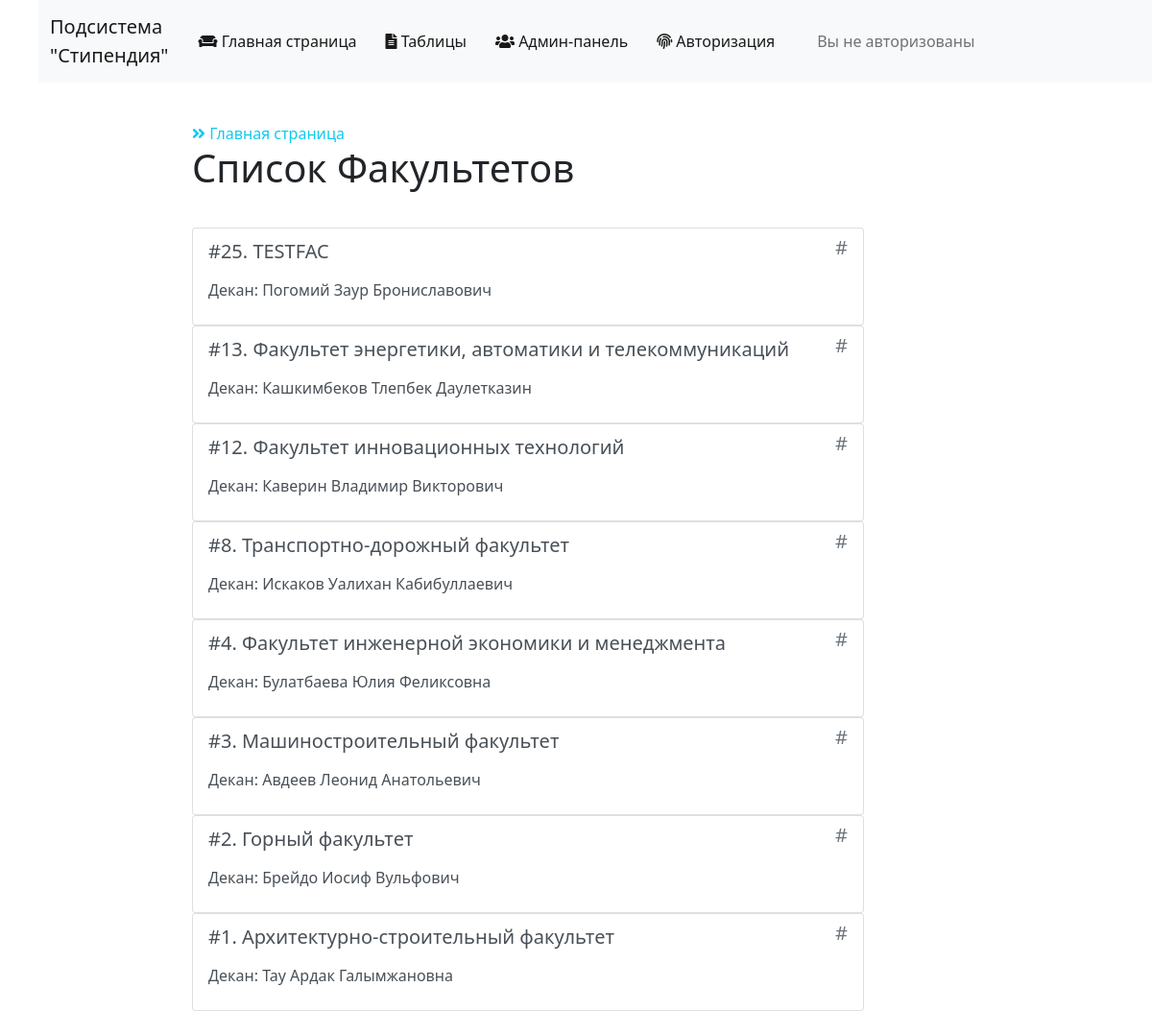
The app's page /faculty/ with its own data.
### main/models.py (models this page shows)
class Faculty (models.Model):
    faculty_code = models.AutoField("Код факультета", primary_key=True)
    faculty_name = models.CharField("Наименование факультета", max_length=120)
    deanery_employee_code = models.OneToOneField(
        Staff, verbose_name="Декан факультета", null=True, blank=True, on_delete=models.PROTECT)
    class Meta:
        verbose_name = 'Факультет'
        verbose_name_plural = 'Факультеты'
    def __str__(self):
        return f'{self.faculty_name}'

class Staff (models.Model):
    сurator_code = models.AutoField(
        "Код сотрудника", primary_key=True)     # код сотрудника
    curator_name = models.CharField("Имя сотрудника", max_length=200)
    class Meta:
        verbose_name = 'Сотрудник'
        verbose_name_plural = 'Сотрудники'
    def __str__(self):
        return f'{self.curator_name}'

### main/views.py (the view, shortened to what this page needs)
# urls.py: path(r'faculty/', views.faculty, name="faculty"),
def faculty(request):
    faculty_model = Faculty.objects.all()
    if request.method == 'GET':
        form = FacultyForm()
    return render(
        request,
        'main/faculty.html',
        {
            'form': form,
            'faculty_model': faculty_model[::-1]
        }
    )

### main/templates/main/faculty.html (shortened to what this page needs)
{% extends 'layout.html' %}
{% block content %}
    <div class="features">
        <a class="link-info" href="{% url 'home' %}"> <i class="fas fa-angle-double-right"></i> Главная страница</a>
        <h1>Список Факультетов</h1>
        {% for fac in faculty_model %}
        <div class="list-group">
          <a href="{% url 'showfaculty' id=fac.pk %}" class="list-group-item list-group-item-action">
            <div class="d-flex w-100 justify-content-between">
              <h5 class="mb-3 mt-1">#{{fac.pk}}. {{fac}}</h5>
              <h5 class="text-muted">#</h5>
            </div>
            <p>Декан: {{fac.deanery_employee_code}}</p>
          </a>
        </div>
        {% endfor %}
    </div>
{% endblock %}

### main/templates/layout.html (shortened to what this page needs)
{% load static %}
<html lang="ru">
<head>
  <link href="https://cdn.jsdelivr.net/npm/bootstrap@5.0.0-beta1/dist/css/bootstrap.min.css" rel="stylesheet"
>
  <link rel="stylesheet" href="https://use.fontawesome.com/releases/v5.8.2/css/all.css">
  <link rel="stylesheet" href="{% static 'main/css/main.css' %}">
</head>
<body>
  <menu>
    <nav class="navbar navbar-expand-lg navbar-light bg-light">
      <div class="container-fluid">
        <a class="navbar-brand" href="{% url 'home' %}"><span class="logo">Подсистема<br>"Стипендия"</span></a>
        <div class="collapse navbar-collapse" id="navbarNav">
          <ul class="navbar-nav ">
            <li class="nav-item">
              <a class="nav-link active" href="{% url 'home' %}"><i class="	fas fa-couch"></i> Главная страница</a>
            </li>
            <li class="nav-item">
              <a class="nav-link active" href="{% url 'reports' %}"><i class="fas fa-file-alt"></i> Таблицы</a>
            </li>
            <li class="nav-item">
              <a class="nav-link active" href="/admin"><i class="fas fa-users"></i> Админ-панель</a>
            </li>
            <li class="nav-item">
              <a class="nav-link active" href="{% url 'authorization' %}"><i class="fas fa-fingerprint"></i> Авторизация</a>
            </li>
            {% if request.user.is_authenticated %}
            <li class="nav-item">
              <a class="nav-link" href="{% url 'authorization' %}">Вы авторизованы как: {{user.username}}</a>
            </li>
              {% else %}
              <li class="nav-item ml-3">
                <a class="nav-link" href="{% url 'authorization' %}">Вы не авторизованы</a>
            </li>
              {% endif %}
          </ul>
        </div>
      </div>
    </nav>
  </menu>
  <main>
    {% block content %}{% endblock %}
  </main>
</body>
</html>

### main/static/main/css/main.css (style rules this page uses)
menu { float: top; }
menu a, a:hover { text-decoration: none; }
menu ul { list-style: none; }
menu ul li { margin: 0px 7px; transition: transform .6s ease; }
menu ul a { text-decoration: none; }
main { position: absolute; min-width: 100%; padding: 25px 200px; }
main .list-group { max-width: 700px; }
main h1 { padding-bottom: 30px; }
main a { text-decoration: none; }

### records on screen
Faculty: pk "25", faculty_name "TESTFAC", deanery_employee_code "Погомий Заур Брониславович"
Faculty: pk "13", faculty_name "Факультет энергетики, автоматики и телекоммуникаций", deanery_employee_code "Кашкимбеков Тлепбек Даулетказин"
Faculty: pk "12", faculty_name "Факультет инновационных технологий", deanery_employee_code "Каверин Владимир Викторович"
Faculty: pk "8", faculty_name "Транспортно-дорожный факультет", deanery_employee_code "Искаков Уалихан Кабибуллаевич"
Faculty: pk "4", faculty_name "Факультет инженерной экономики и менеджмента", deanery_employee_code "Булатбаева Юлия Феликсовна"
Faculty: pk "3", faculty_name "Машиностроительный факультет", deanery_employee_code "Авдеев Леонид Анатольевич"
Faculty: pk "2", faculty_name "Горный факультет", deanery_employee_code "Брейдо Иосиф Вульфович"
Faculty: pk "1", faculty_name "Архитектурно-строительный факультет", deanery_employee_code "Тау Ардак Галымжановна"
